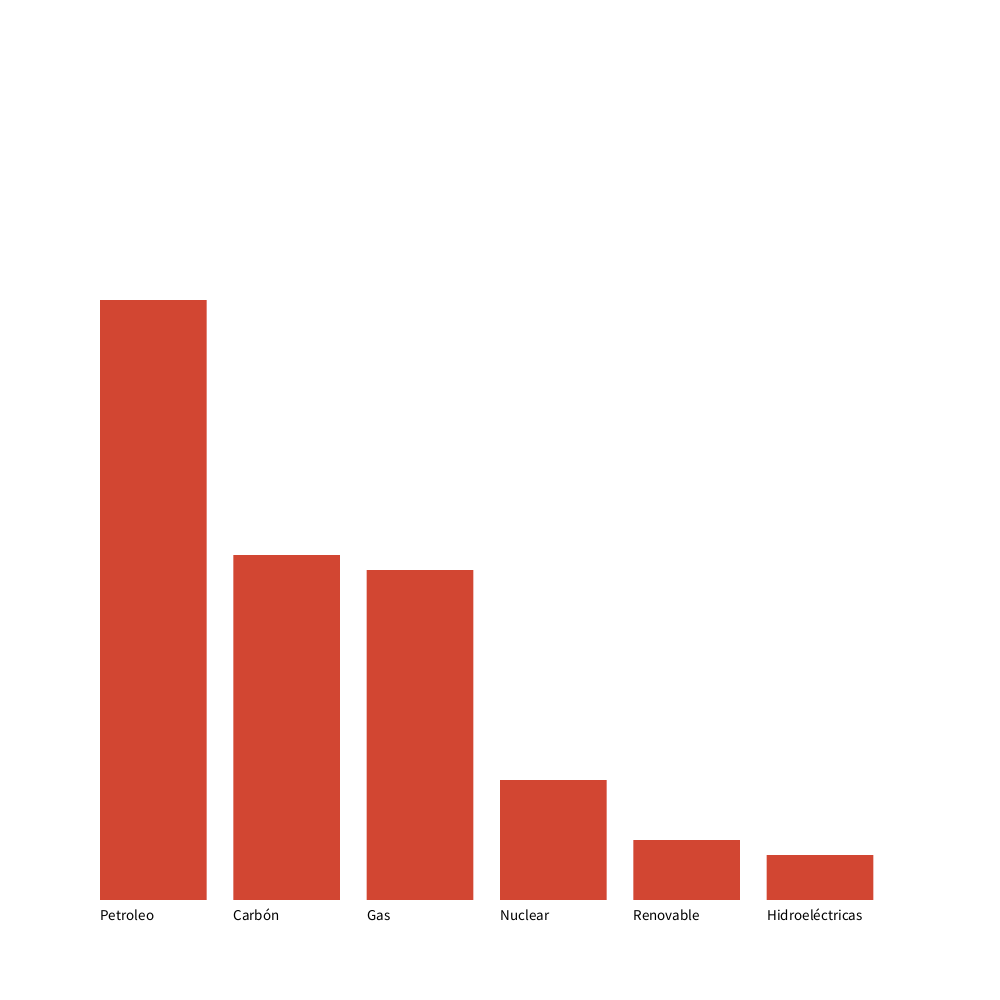
Frame 1 (no input)
Frame 60 (the mouse pressed at the canvas centre just before this capture): identical to frame 1, image omitted
Frame 120 (the mouse held since frame 60 and released just before this capture): identical to frame 1, image omitted

The Processing sketch that drew this single still picture (run headless with seeded random() and noise(); from frame 60 on, the mouse is pressed at the canvas centre):

// Processing sketch: code_10_21
// ── code_10_21.pde
String [] energySource = {"Petroleo", "Carbón", "Gas", "Nuclear", "Renovable", "Hidroeléctricas"};
float[] consumo = {40.0, 23.0, 22.0, 8.0, 4.0, 3.0};

void setup(){
  size(1000, 1000);
  noStroke();
}

void draw(){
  float x = width * 0.1;
  float y = height * 0.9;
  float delta = width* 0.8/consumo.length;
  float w = delta * 0.8;
  background(255);
  for(float value : consumo){
    float h = map(value, 0, 100, 0, height*1.5);
    fill(210, 70, 50);
    rect(x, y-h, w, h);
    x = x + delta;
    
  }
    textSize(15);
    x = width * 0.1;
    y = height * 0.92;
    delta = width* 0.8/energySource.length;
    for(int i = 0; i < energySource.length; i++){
    fill(0);
    text(energySource[i], x, y);
    x += delta;
  }
  
  for(String value : energySource){
    println(value);
  }
  
}
  
